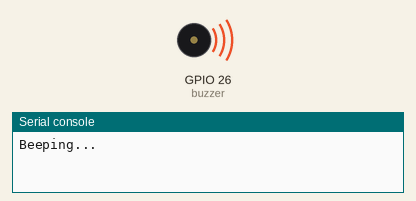
Recording of a program running on a simulated ESP32 board running MicroPython. On the bench: buzzer (waves = sounding), the last lines printed to the serial console. At 1.0 s the program stops and its outputs stay as they are.

Above: at 0.1 s.
At 1.1 s:
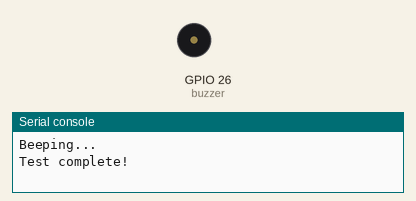
Timing chart, 0 to 2.5 s (numbered marks = the images above):
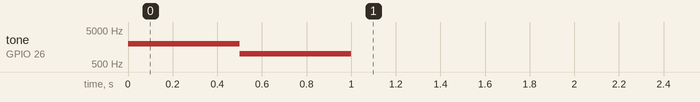

Measured:
- by itself, tone on GPIO 26 (buzzer): silent → 2000 Hz at 0.00 s, → 1000 Hz 0.50 s later, → silent 0.50 s later

The program:

buzzer_test.py
```python
from machine import Pin, PWM
import time

buzzer = PWM(Pin(26))
buzzer.duty(512)

print("Beeping...")

buzzer.freq(2000)
time.sleep(0.5)

buzzer.freq(1000)
time.sleep(0.5)

buzzer.duty(0)

print("Test complete!")
```
